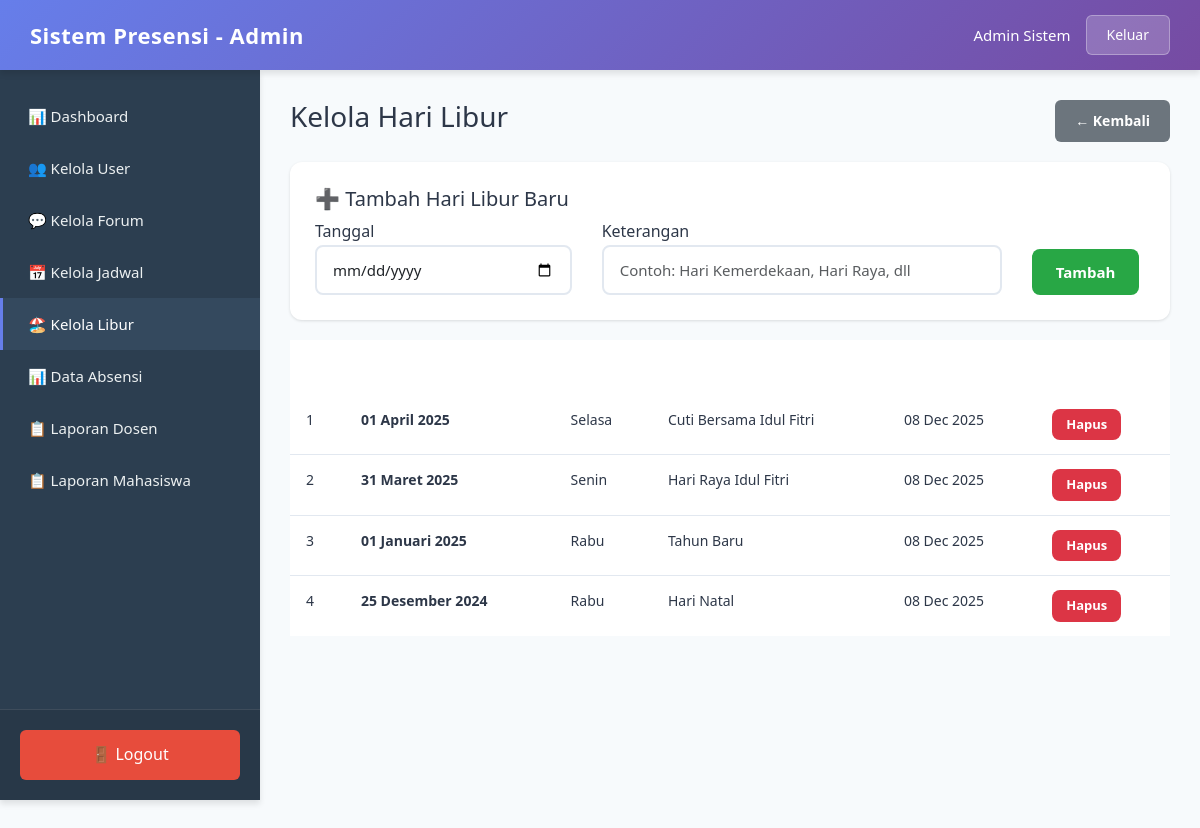
The page /admin/kelola_libur.php (signed in) on the database its author committed.
### tables this page shows
CREATE TABLE hari_libur (
    id INT AUTO_INCREMENT PRIMARY KEY,
    tanggal DATE NOT NULL UNIQUE,
    keterangan VARCHAR(200) NOT NULL,
    created_by INT,
    created_at TIMESTAMP DEFAULT CURRENT_TIMESTAMP,
    FOREIGN KEY (created_by) REFERENCES users(id) ON DELETE SET NULL
);

### includes/functions.php (called while the page is built, shortened)
<?php
function formatTanggalIndo($date) {
    $bulan = array(
        1 => 'Januari', 'Februari', 'Maret', 'April', 'Mei', 'Juni',
        'Juli', 'Agustus', 'September', 'Oktober', 'November', 'Desember'
    );
    $split = explode('-', $date);
    return $split[2] . ' ' . $bulan[(int)$split[1]] . ' ' . $split[0];
}
function getNamaHari($date) {
    $hari = array(
        'Sunday' => 'Minggu',
        'Monday' => 'Senin',
        'Tuesday' => 'Selasa',
        'Wednesday' => 'Rabu',
        'Thursday' => 'Kamis',
        'Friday' => 'Jumat',
        'Saturday' => 'Sabtu'
    );
    return $hari[date('l', strtotime($date))];
}
?>

### admin/kelola_libur.php (the view, shortened to what this page needs)
<?php
require_once __DIR__ . '/../config.php';
require_once __DIR__ . '/../includes/functions.php';
$liburs = $conn->query("SELECT * FROM hari_libur ORDER BY tanggal DESC");
include __DIR__ . '/../includes/header.php';
?>
<div class="page-wrapper">
  <div class="container">
    <div class="page-header">
      <h3>Kelola Hari Libur</h3>
      <a href="dashboard.php" class="btn-back">← Kembali</a>
    </div>
    <div class="form-card">
      <h5>➕ Tambah Hari Libur Baru</h5>
      <form method="post">
        <div class="row g-2">
          <div class="col-md-4">
            <label>Tanggal</label>
            <input type="date" name="tanggal" class="form-control" required>
          </div>
          <div class="col-md-6">
            <label>Keterangan</label>
            <input name="keterangan" class="form-control" placeholder="Contoh: Hari Kemerdekaan, Hari Raya, dll" required>
          </div>
          <div class="col-md-2" style="display: flex; align-items: flex-end;">
            <button name="create_libur" class="btn btn-success">Tambah</button>
          </div>
        </div>
      </form>
    </div>
    <div class="table-card">
      <table class="table">
        <thead>
          <tr>
            <th>#</th>
            <th>Tanggal</th>
            <th>Hari</th>
            <th>Keterangan</th>
            <th>Dibuat</th>
            <th>Aksi</th>
          </tr>
        </thead>
        <tbody>
          <?php $i=1; while($r = $liburs->fetch_assoc()): ?>
            <tr>
              <td><?=$i++?></td>
              <td><strong><?=htmlspecialchars(formatTanggalIndo($r['tanggal']))?></strong></td>
              <td><?=htmlspecialchars(getNamaHari($r['tanggal']))?></td>
              <td><?=htmlspecialchars($r['keterangan'])?></td>
              <td><?=htmlspecialchars(date('d M Y', strtotime($r['created_at'])))?></td>
              <td>
                <a class="btn btn-danger btn-sm" href="kelola_libur.php?delete=<?=$r['id']?>" onclick="return confirm('Hapus hari libur ini?')">Hapus</a>
              </td>
            </tr>
          <?php endwhile; ?>
        </tbody>
      </table>
    </div>
  </div>
</div>

### assets/css/style.css (style rules this page uses)
:root { --primary-gradient-start: #667eea; --primary-gradient-end: #764ba2; --sidebar-bg: #2c3e50; --sidebar-active: #34495e; --text-dark: #2d3748; --text-light: #718096; --border-color: #e2e8f0; --shadow-sm: 0 1px 3px rgba(0, 0, 0, 0.12); --shadow-md: 0 4px 6px rgba(0, 0, 0, 0.1); --shadow-lg: 0 10px 15px rgba(0, 0, 0, 0.1); --transition: all 0.3s ease; }
* { margin: 0; padding: 0; box-sizing: border-box; }
body { font-family: 'Segoe UI', Tahoma, Geneva, Verdana, sans-serif; background: #f7fafc; color: var(--text-dark); line-height: 1.6; min-height: 100vh; }
.page-wrapper { width: 100%; }
.page-wrapper .container { max-width: 100%; padding: 0; }
.page-header { display: flex; justify-content: space-between; align-items: center; margin-bottom: 20px; }
.form-control { width: 100%; padding: 12px 16px; border: 2px solid var(--border-color); border-radius: 8px; font-size: 15px; transition: var(--transition); background: white; }
.btn { padding: 12px 24px; font-size: 15px; font-weight: 600; border-radius: 8px; border: none; cursor: pointer; transition: var(--transition); text-decoration: none; display: inline-block; text-align: center; }
.table { width: 100%; margin: 0; }
.table thead { background: linear-gradient(135deg, var(--primary-gradient-start), var(--primary-gradient-end)); }
.table thead th { color: white; font-weight: 600; padding: 16px; font-size: 14px; text-transform: uppercase; letter-spacing: 0.5px; border: none; }
.table tbody td { padding: 14px 16px; font-size: 14px; color: var(--text-dark); border-bottom: 1px solid var(--border-color); }
.table tbody tr:last-child td { border-bottom: none; }
.form-card { background: white; border-radius: 12px; box-shadow: var(--shadow-sm); padding: 25px; margin-bottom: 20px; }
.btn-sm { padding: 6px 14px; font-size: 13px; }
.btn-success { background: #28a745; color: white; }
.btn-danger { background: #dc3545; color: white; }
.row { display: flex; flex-wrap: wrap; margin-left: -15px; margin-right: -15px; }
.row > * { padding-left: 15px; padding-right: 15px; }
.col-md-4 { flex: 0 0 auto; width: 33.333333%; }
.col-md-6 { flex: 0 0 auto; width: 50%; }
.page-header .btn-back, .app-main .btn-back { display: inline-block; padding: 10px 20px; background: #6c757d; color: #ffffff; text-decoration: none !important; border-radius: 6px; font-size: 14px; font-weight: 600; transition: all 0.25s ease; border: none; }
.btn-back { display: inline-block; padding: 10px 20px; background: #6c757d; color: white; text-decoration: none; border-radius: 6px; font-size: 14px; font-weight: 500; transition: all 0.3s ease; border: none; cursor: pointer; }

### rows shown on the page
hari_libur: tanggal "01 April 2025", tanggal "Selasa", keterangan "Cuti Bersama Idul Fitri", created_at "08 Dec 2025"
hari_libur: tanggal "31 Maret 2025", tanggal "Senin", keterangan "Hari Raya Idul Fitri", created_at "08 Dec 2025"
hari_libur: tanggal "01 Januari 2025", tanggal "Rabu", keterangan "Tahun Baru", created_at "08 Dec 2025"
hari_libur: tanggal "25 Desember 2024", tanggal "Rabu", keterangan "Hari Natal", created_at "08 Dec 2025"

### other values the page prints
$_SESSION['role'] "Admin"
$_SESSION['nama'] "Admin Sistem"
